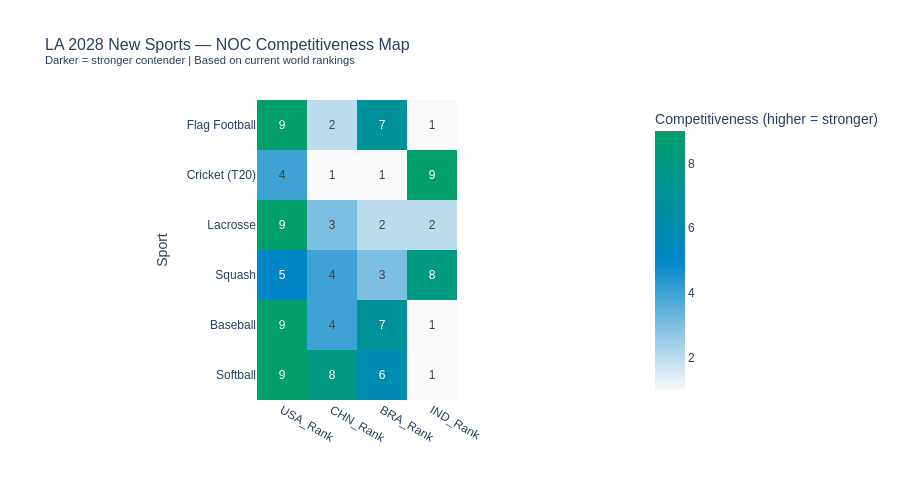

The cell this chart's notebook holds for it:
### Markdown cell above
## 11. New Sports Opportunity Map for LA 2028

### Code cell
# Assess USA, CHN, IND, BRA competitiveness in new 2028 sports
new_sports_assessment = pd.DataFrame([
    {'Sport': 'Flag Football', 'USA_Rank': 1, 'CHN_Rank': 8, 'BRA_Rank': 3,  'IND_Rank': 9,  'Global_Reach': 'Low',    'Medal_Events': 2,  'Note': 'USA dominant; NFL pathway athletes'},
    {'Sport': 'Cricket (T20)', 'USA_Rank': 6, 'CHN_Rank': 9, 'BRA_Rank': 9,  'IND_Rank': 1,  'Global_Reach': 'High',   'Medal_Events': 2,  'Note': 'India/Aus/Eng/WI top contenders; 2.5B fan base'},
    {'Sport': 'Lacrosse',      'USA_Rank': 1, 'CHN_Rank': 7, 'BRA_Rank': 8,  'IND_Rank': 8,  'Global_Reach': 'Low',    'Medal_Events': 2,  'Note': 'USA/CAN dominant; growing in IRL/GBR'},
    {'Sport': 'Squash',        'USA_Rank': 5, 'CHN_Rank': 6, 'BRA_Rank': 7,  'IND_Rank': 2,  'Global_Reach': 'Medium', 'Medal_Events': 4,  'Note': 'Egypt, IND, ENG, PAK top contenders'},
    {'Sport': 'Baseball',      'USA_Rank': 1, 'CHN_Rank': 6, 'BRA_Rank': 3,  'IND_Rank': 9,  'Global_Reach': 'Medium', 'Medal_Events': 1,  'Note': 'USA, JPN, KOR, CUB top'},
    {'Sport': 'Softball',      'USA_Rank': 1, 'CHN_Rank': 2, 'BRA_Rank': 4,  'IND_Rank': 9,  'Global_Reach': 'Medium', 'Medal_Events': 1,  'Note': 'USA/JPN rivalry dominant'},
])

print('LA 2028 New Sports — Competitiveness Assessment:')
display(new_sports_assessment)
new_sports_assessment.to_csv(OUT_TABLES / 'noc_newSports2028_assessment.csv', index=False)

# Heatmap of competitiveness
heat_cols = ['USA_Rank', 'CHN_Rank', 'BRA_Rank', 'IND_Rank']
heat_data = new_sports_assessment.set_index('Sport')[heat_cols]
# Invert ranks: rank 1 = most competitive = high score for colour
heat_inv = 10 - heat_data

fig = px.imshow(
    heat_inv,
    labels=dict(color='Competitiveness (higher = stronger)'),
    color_continuous_scale=[[0, OLY['bg']], [0.5, OLY['blue']], [1, OLY['green']]],
    title='LA 2028 New Sports — NOC Competitiveness Map<br><sup>Darker = stronger contender | Based on current world rankings</sup>',
    text_auto=True,
    template='plotly_white',
    width=900, height=480
)
fig.update_layout(font_family='Arial', title_font_size=16)
fig.write_html(OUT_FIGS / 'noc_heatmap_newSports2028.html')
fig.show()
logger.info('Saved new sports opportunity map.')

### Figure 1 — Plotly figure (JSON) as saved in the notebook; plotly's stock layout.template omitted (floating-point values rounded to 4 significant figures)
{"data": [{"coloraxis": "coloraxis", "hovertemplate": "x: %{x}<br>Sport: %{y}<br>Competitiveness (higher = stronger): %{z}<extra></extra>", "name": "0", "texttemplate": "%{z}", "type": "heatmap", "x": ["USA_Rank", "CHN_Rank", "BRA_Rank", "IND_Rank"], "xaxis": "x", "y": ["Flag Football", "Cricket (T20)", "Lacrosse", "Squash", "Baseball", "Softball"], "yaxis": "y", "z": [[9, 2, 7, 1], [4, 1, 1, 9], [9, 3, 2, 2], [5, 4, 3, 8], [9, 4, 7, 1], [9, 8, 6, 1]]}], "layout": {"coloraxis": {"colorbar": {"title": {"text": "Competitiveness (higher = stronger)"}}, "colorscale": [[0, "#F8F9FA"], [0.5, "#0085C7"], [1, "#009F6B"]]}, "font": {"family": "Arial"}, "height": 480, "title": {"font": {"size": 16}, "text": "LA 2028 New Sports — NOC Competitiveness Map<br><sup>Darker = stronger contender | Based on current world rankings</sup>"}, "width": 900, "xaxis": {"anchor": "y", "constrain": "domain", "domain": [0.0, 1.0], "scaleanchor": "y"}, "yaxis": {"anchor": "x", "autorange": "reversed", "constrain": "domain", "domain": [0.0, 1.0], "title": {"text": "Sport"}}}}
